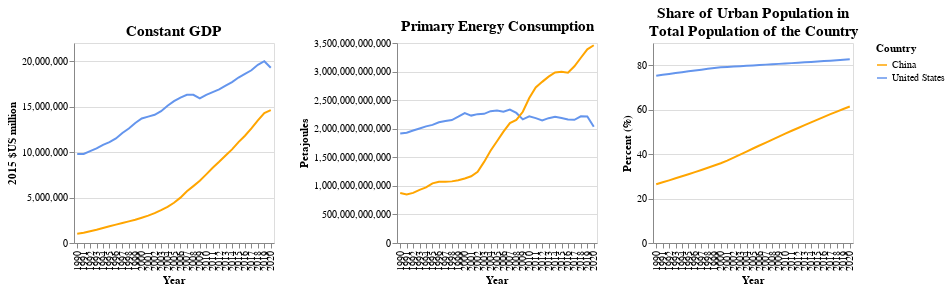

Source (notebook cell):
### Markdown cell above
The sharp rise in total carbon dioxide emission of China since 2000 seems tally with an accelerated rise in various factors which drive carbon dioxide emission as mentioned in various literature, including a steeper growth in real-term economic size (as measured by GDP at constant dollars) and energy consumption (as measured by primary energy consumption, which includes consumption of the energy sector, losses during transformation and distribution of energy, and the final consumption by end users); the becoming of the 'world's factory' (as measured by an increasing share in the total value added generated from manufacturing activities in the world); and a slightly faster increase in share of urban population compared to the growths observed in 1990s.

On the contrary, we observed that the US has become a more energy-efficient economy in tandem with a similar level of carbon dioxide emission between 1990 and 2020.  While the whole US economy has broadly consumed similar amount of energy every year over the past 30 years, the real-term economic size has continued to grow steadily over the same period. In other words, the US is able to consume less amount of energy in order to produce the same dollar amount of GDP.

### Code cell
data_chart4 = data_chart3[data_chart3['year']>=1990]
data_chart4['constant_gdp']=data_chart4['constant_gdp']/1000000 #conver from $US to $US million
chart4a=alt.Chart(data_chart4).mark_line().encode(
    alt.X('year:O', axis=alt.Axis(title='Year')),
    alt.Y('constant_gdp:Q',
          axis=alt.Axis(title='2015 $US million')),
    color=alt.Color('country:N',
                    scale = alt.Scale(domain=['China', 'United States'],
                                      range=['orange', 'cornflowerblue']),
                    legend = alt.Legend(title='Country')
                   )
).properties(width=200, height=200,
             title=alt.TitleParams(text='Constant GDP',
                                   fontSize=15))

chart4c=alt.Chart(data_chart4).mark_line().encode(
    alt.X('year:O', axis=alt.Axis(title='Year')),
    alt.Y('primary_energy_consumption:Q',
          axis=alt.Axis(title='Petajoules')),
    color=alt.Color('country:N',
                    scale = alt.Scale(domain=['China', 'United States'],
                                      range=['orange', 'cornflowerblue']),
                    legend = alt.Legend(title='Country')
                   )
).properties(width=200, height=200,
             title=alt.TitleParams(text='Primary Energy Consumption',
                                   fontSize=15))

chart4d=alt.Chart(data_chart4).mark_line().encode(
    alt.X('year:O', axis=alt.Axis(title='Year')),
    alt.Y('urban_population_percent:Q',
          axis=alt.Axis(title='Percent (%)')),
    color=alt.Color('country:N',
                    scale = alt.Scale(domain=['China', 'United States'],
                                      range=['orange', 'cornflowerblue']),
                    legend = alt.Legend(title='Country')
                   )
).properties(width=200, height=200,
             title=alt.TitleParams(text='Share of Urban Population in',subtitle='Total Population of the Country',
                                   fontSize=15,subtitleFontSize=15,subtitleFontWeight='bold'))
chart4=chart4a|chart4c|chart4d
chart4
